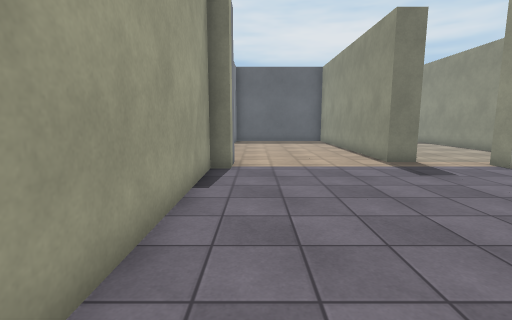
[1] (above)

15 first-person views from a walk through a Unity game level. The camera is 1.4 m above the floor, tilts 8° down and sees 85° across. The floor is counted in squares, 1 m on a side. Each view is taken from the middle of a square. On the plan, view 1 faces up. The plan holds only what a view shows up to about 14 squares ahead; the rest is blank. The player character is not drawn. Surface patterns are stand-ins for the level's own textures.

[2]
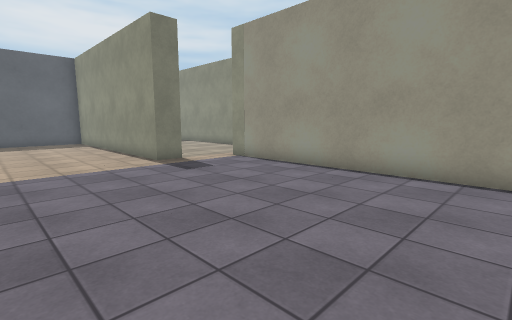

[3]
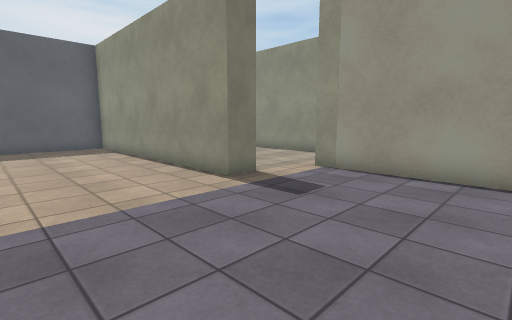

[4]
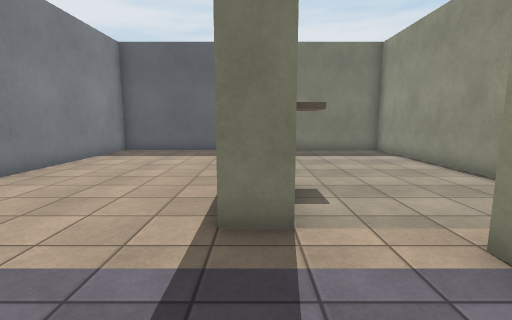

[5]
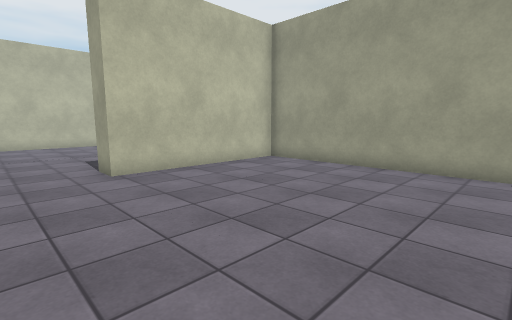

[6]
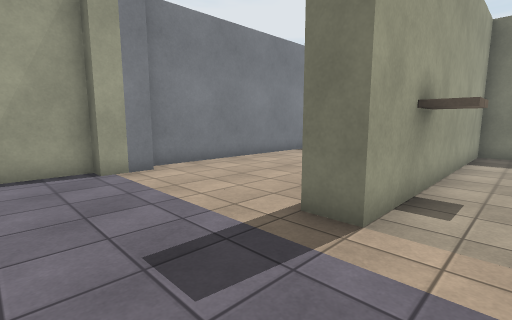

[7]
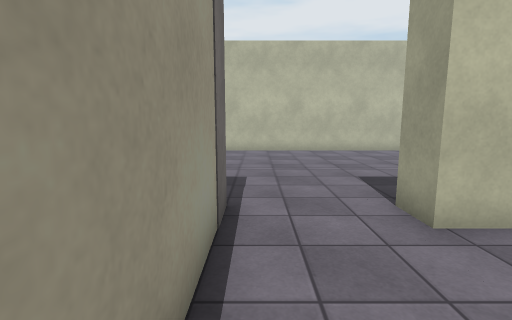

[8]
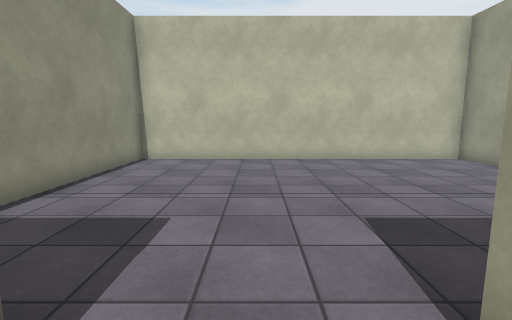

[9]
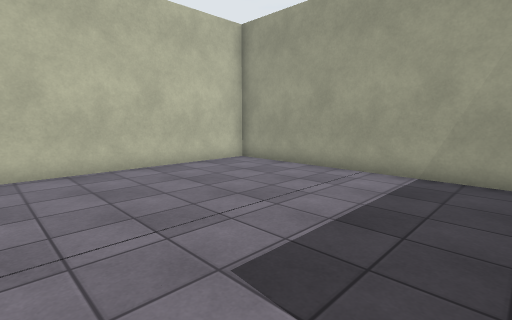

[10]
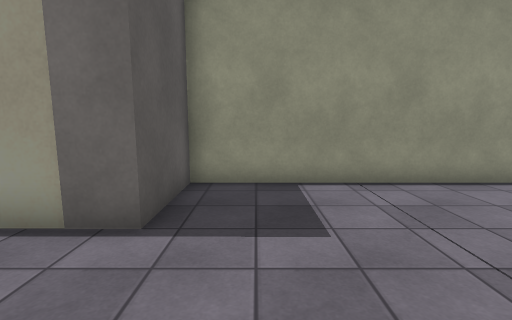

[11]
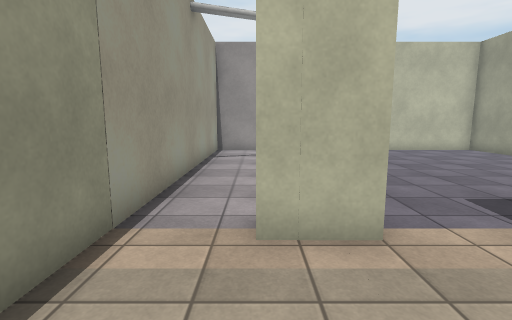

[12]
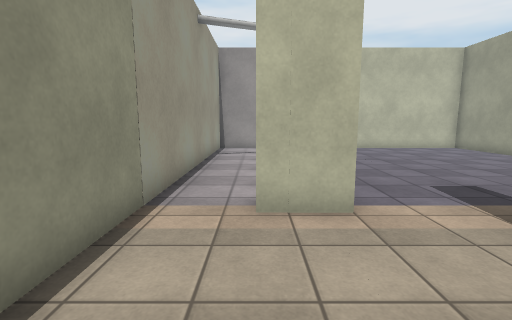

[13]
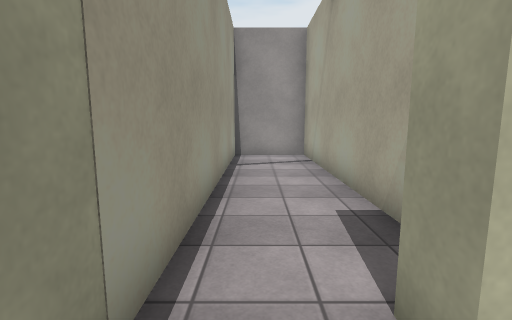

[14]
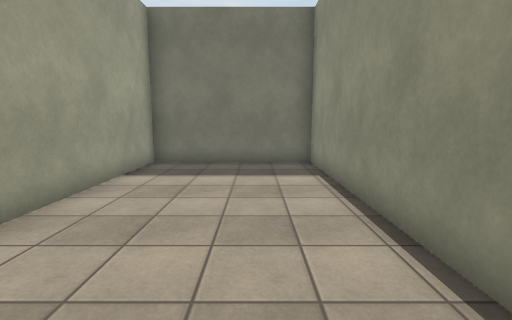

[15]
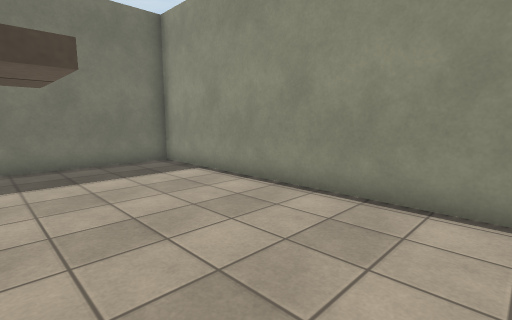

### Floor plan
Ten units are one square. View 1 is at (0, 0); x grows to the right and y downward. Boxes are objects, and circles mark ways between rooms. Rooms are numbered by the first view taken in them; rooms with no view inside come last. Other rooms are left out.
<svg viewBox="-21 -200 135 319">
<path fill="none" stroke="#000" d="M-7 -96 -7 -82M55 -115 55 -95 45 -95 45 -195 -13 -195 -13 -98M-13 -82 -13 15 47 15M64 -114 55 -114M75 15 75 -89 90 -89M47 15 47 25M-13 32 -13 114M-16 113 102 113 102 25 75 25 75 15M64 -124 64 -114M109 -95 109 -195 55 -195 55 -115M80 -64 80 15 109 15 109 -95M90 -89 90 -81"/>
<circle cx="60" cy="20" r="3" fill="#2a7"/>
<circle cx="70" cy="-103" r="3" fill="#2a7"/>
<circle cx="100" cy="-100" r="3" fill="#2a7"/>
<text x="30" y="-80">1</text>
<text x="40" y="60">2</text>
<text x="80" y="-150">3</text>
<text x="100" y="-40">4</text>
</svg>
Room 1 opens to room 2. Room 1 opens to room 3. Room 3 opens to room 4.

Where each view was taken, in squares from view 1:
view 1: 0 up, 0 right, facing up
view 2: 0 up, 0 right, facing up-right
view 3: 4 up, 0 right, facing up-right
view 4: 6 up, 5 right, facing up
view 5: 6 up, 7 right, facing down-left
view 6: 6 up, 7 right, facing up-left
view 7: 2 up, 7 right, facing down
view 8: 1 down, 6 right, facing down
view 9: 3 down, 6 right, facing down-left
view 10: 4 down, 4 right, facing right
view 11: 12 up, 9 right, facing down
view 12: 13 up, 9 right, facing down
view 13: 10 up, 10 right, facing down
view 14: 10 up, 9 right, facing up
view 15: 10 up, 6 right, facing up-right
